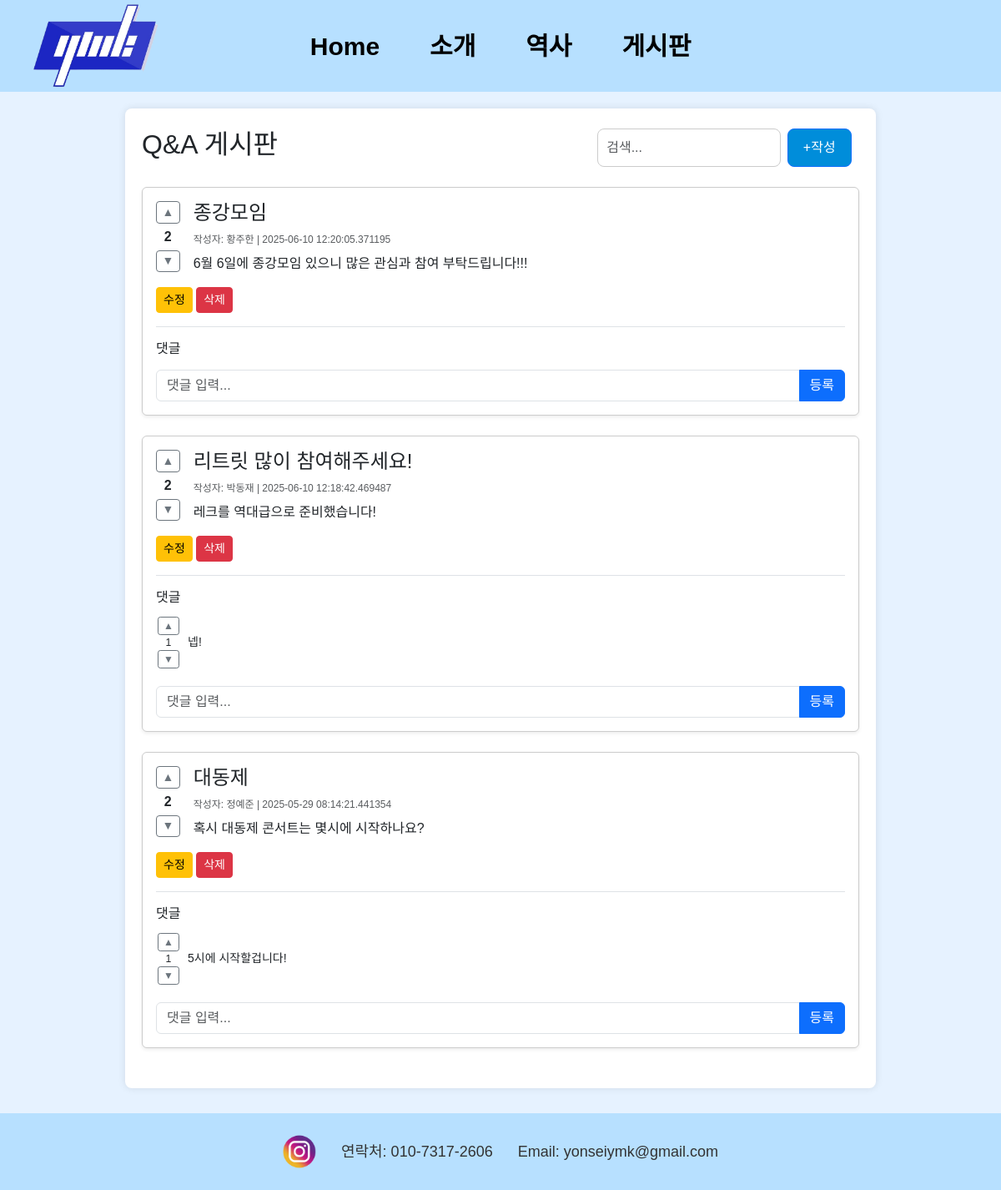
The app's page /qna with its own data.
### app.py (models this page shows)
class Post(db.Model):
    id = db.Column(db.Integer, primary_key=True)
    name = db.Column(db.String(50))
    title = db.Column(db.String(200))
    content = db.Column(db.Text)
    created_at = db.Column(db.DateTime, default=datetime.utcnow)
    password_hash = db.Column(db.String(128))  # 추가
    comments = db.relationship('Comment', backref='post', lazy=True, cascade="all, delete-orphan")
    votes = db.relationship('PostVote', backref='post', lazy=True, cascade="all, delete-orphan")
    @property
    def vote_count(self):
        return db.session.query(db.func.sum(PostVote.vote_type)).filter(
            PostVote.post_id == self.id
        ).scalar() or 0

class Comment(db.Model):
    id = db.Column(db.Integer, primary_key=True)
    content = db.Column(db.Text, nullable=False)
    post_id = db.Column(db.Integer, db.ForeignKey('post.id'), nullable=False)
    votes = db.relationship('CommentVote', backref='comment', lazy=True, cascade="all, delete-orphan")
    @property
    def vote_count(self):
        return db.session.query(db.func.sum(CommentVote.vote_type)).filter(
            CommentVote.comment_id == self.id
        ).scalar() or 0

### app.py (the view)
@app.route('/qna')
def qna():
    query = request.args.get('query', '')
    if query:
        posts = Post.query.filter(
            (Post.title.contains(query)) |
            (Post.content.contains(query)) |
            (Post.name.contains(query))
        ).order_by(Post.created_at.desc()).all()
    else:
        posts = Post.query.order_by(Post.created_at.desc()).all()
    return render_template('qna.html', posts=posts, query=query)

### templates/qna.html (shortened to what this page needs)
<!DOCTYPE html>
<html lang="ko">
<head>
  <link href="https://cdn.jsdelivr.net/npm/bootstrap@5.3.0/dist/css/bootstrap.min.css" rel="stylesheet">
  <link rel="stylesheet" href="/static/qna.css">
</head>
<body>
<header class="header">
  <div class="logo">
    <img src="../static/pictures/YMK%20로고.png" alt="YMK Logo" id="logoimg">
  </div>
  <nav class="navbar">
    <ul class="menu-bar">
      <li><a href="{{ url_for('home') }}">Home</a></li>
      <li><a href="{{ url_for('intro') }}">소개</a></li>
      <li><a href="{{ url_for('history') }}">역사</a></li>
      <li><a href="{{ url_for('qna') }}">게시판</a></li>
    </ul>
  </nav>
</header>
  <div class="main-content container py-4">
    <div class="top-bar d-flex justify-content-between align-items-center mb-4">
      <h2>Q&A 게시판</h2>
      <form class="d-flex" method="GET" action="{{ url_for('qna') }}">
        <input type="text" name="query" placeholder="검색..." class="form-control me-2" value="{{ query }}">
        <a href="{{ url_for('create_post') }}" class="btn btn-primary">+작성</a>
      </form>
    </div>
    <div id="postsContainer">
      {% for post in posts %}
      <div class="post mb-4 p-3 bg-white rounded shadow-sm">
        <div class="d-flex">
          <div class="vote-buttons me-3">
            <form method="POST" action="{{ url_for('vote_post', post_id=post.id, vote_type=1) }}">
              <button type="submit" class="vote-btn upvote btn btn-sm {% if post.votes|selectattr('session_id', 'equalto', session.get('session_id'))|selectattr('vote_type', 'equalto', 1)|list %}btn-success{% else %}btn-outline-secondary{% endif %}">▲</button>
            </form>
            <div class="vote-count text-center my-1 fw-bold">{{ post.vote_count }}</div>
            <form method="POST" action="{{ url_for('vote_post', post_id=post.id, vote_type=-1) }}">
              <button type="submit" class="vote-btn downvote btn btn-sm {% if post.votes|selectattr('session_id', 'equalto', session.get('session_id'))|selectattr('vote_type', 'equalto', -1)|list %}btn-danger{% else %}btn-outline-secondary{% endif %}">▼</button>
            </form>
          </div>
          <div class="flex-grow-1">
            <h4>{{ post.title }}</h4>
            <div class="meta text-muted mb-2">작성자: {{ post.name }} | {{ post.created_at }}</div>
            <div class="body mb-3">{{ post.content }}</div>
          </div>
        </div>
        <div class="actions mb-3">
          <a href="{{ url_for('verify', post_id=post.id) }}" class="btn btn-sm btn-warning">수정</a>
          <form method="POST" action="{{ url_for('delete_post', post_id=post.id) }}" style="display: inline;">
            <button type="submit" class="btn btn-sm btn-danger">삭제</button>
          </form>
        </div>
        <div class="comments border-top pt-3">
          <h6>댓글</h6>
          {% for comment in post.comments %}
          <div class="comment mb-2 d-flex align-items-center">
            <div class="comment-vote me-2 d-flex flex-column align-items-center">
              <form method="POST" action="{{ url_for('vote_comment', comment_id=comment.id, vote_type=1) }}" class="vote-form">
                <button type="submit" class="vote-btn upvote btn btn-xs {% if comment.votes|selectattr('session_id', 'equalto', session.get('session_id'))|selectattr('vote_type', 'equalto', 1)|list %}btn-success{% else %}btn-outline-secondary{% endif %}">▲</button>
              </form>
              <div class="vote-count small">{{ comment.vote_count }}</div>
              <form method="POST" action="{{ url_for('vote_comment', comment_id=comment.id, vote_type=-1) }}" class="vote-form">
                <button type="submit" class="vote-btn downvote btn btn-xs {% if comment.votes|selectattr('session_id', 'equalto', session.get('session_id'))|selectattr('vote_type', 'equalto', -1)|list %}btn-danger{% else %}btn-outline-secondary{% endif %}">▼</button>
              </form>
            </div>
            <div class="comment-content flex-grow-1">{{ comment.content }}</div>
          </div>
          {% endfor %}
          <form method="POST" action="{{ url_for('comment', post_id=post.id) }}" class="mt-3">
            <div class="input-group">
              <input type="text" name="comment" class="form-control" placeholder="댓글 입력...">
              <button type="submit" class="btn btn-primary">등록</button>
            </div>
          </form>
        </div>
      </div>
      {% else %}
      <div class="alert alert-info">게시글이 없습니다.</div>
      {% endfor %}
    </div>
  </div>
  <footer id="footer-wrap">
    <div class="footer">
      <ul class="sns">
        <li>
          <a href="https://www.instagram.com/ymkofficial/" target="_blank">
            <img alt="instagram" src="/static/pictures/foot-icon02.png">
          </a>
        </li>
        <li>연락처: 010-7317-2606</li>
        <li>Email: yonseiymk@gmail.com</li>
      </ul>
    </div>
  </footer>
</body>
</html>

### static/qna.css (style rules this page uses)
body { font-family: "Malgun Gothic ", "Apple SD Gothic Neo", "Noto Sans KR", sans-serif; font-optical-sizing: auto; font-weight: 400; background-color: #e6f2ff !important; font-style: normal; }
.header { display: flex; align-items: center; padding: 5px 40px; background-color: #B7E0FF; margin-bottom: 8px; }
.logo { flex: 0 0 auto; }
.logo img { height: 100px; width: 150px; }
.navbar { position: absolute; left: 50%; transform: translateX(-50%); }
.menu-bar { display: flex; list-style: none; gap: 20px; font-size: 30px; font-weight: bold; margin: 0; padding: 0; }
.menu-bar a { display: inline-block; padding: 10px 20px; border-radius: 10px; text-align: center; text-decoration: none; color: black; transition: background-color 0.3s, color 0.3s; }
.main-content { flex: 1; max-width: 900px; margin: 20px auto; padding: 20px; background-color: white; border-radius: 8px; box-shadow: 0 0 10px rgba(0,0,0,0.1); }
#footer-wrap { background-color: #B7E0FF !important; padding: 15px 0; width: 100%; margin-top: 30px; }
.footer { width: 100%; text-align: center; }
.footer .sns { list-style: none; margin: 0; padding: 10px; display: flex; justify-content: center; align-items: center; gap: 30px; flex-wrap: wrap; }
.footer .sns li { display: flex; align-items: center; gap: 8px; font-family: sans-serif; font-size: 18px; color: #333; }
.footer .sns img { width: 40px; height: auto; }
.top-bar input[type="text"] { width: 70%; padding: 10px; font-size: 16px; border-radius: 8px; border: 1px solid #ccc; }
.top-bar a { text-decoration: none; background-color: #008DDA; color: white; padding: 10px 18px; border-radius: 8px; font-size: 16px; }
.post { border: 1px solid #ccc; border-radius: 8px; background-color: white; }
.meta { font-size: 12px; color: #555; }
.comments { margin-top: 10px; border-top: 1px solid #ddd; padding-top: 10px; background-color: white; }
.comment { font-size: 14px; padding: 5px 0; }
.vote-buttons { display: flex; flex-direction: column; align-items: center; margin-right: 10px; }
.vote-btn { min-width: 25px; padding: 0.1rem 0.4rem; transition: all 0.2s ease; }
.vote-form { margin: 0; padding: 0; display: inline-block; }
.comment-vote { min-width: 30px; margin-right: 10px; }
.btn-xs { padding: 0.25rem 0.4rem; font-size: 0.75rem; line-height: 1; border-radius: 0.2rem; }
.container { padding: 20px; border-radius: 8px; }

### records on screen
Post: vote_count "2", title "종강모임", name "황주한", created_at "2025-06-10 12:20:05.371195", content "6월 6일에 종강모임 있으니 많은 관심과 참여 부탁드립니다!!!"
Post: vote_count "2", title "리트릿 많이 참여해주세요!", name "박동재", created_at "2025-06-10 12:18:42.469487", content "레크를 역대급으로 준비했습니다!"
Comment: vote_count "1", content "넵!"
Post: vote_count "2", title "대동제", name "정예준", created_at "2025-05-29 08:14:21.441354", content "혹시 대동제 콘서트는 몇시에 시작하나요?"
Comment: vote_count "1", content "5시에 시작할겁니다!"
